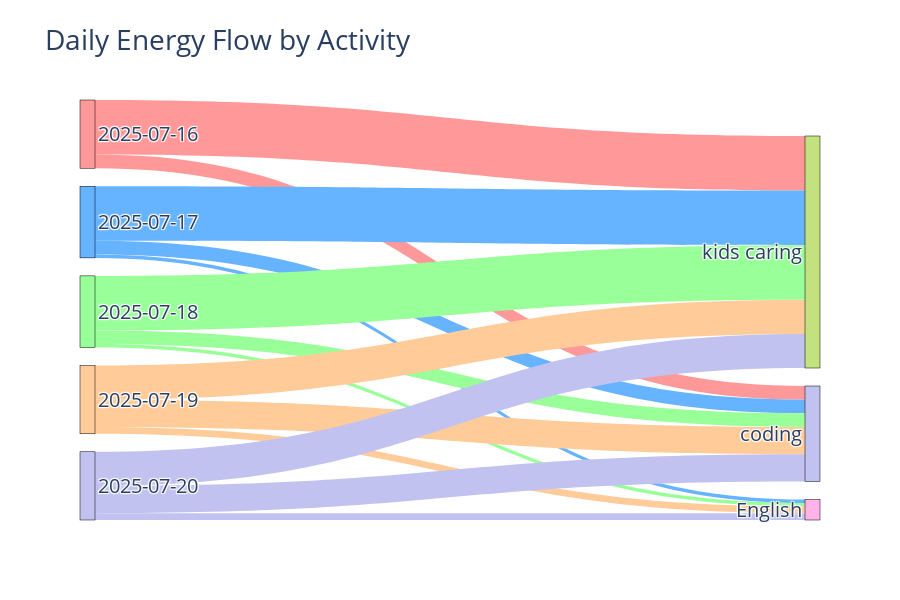

Write notebook code for a chart like this one.
### Code cell
import pandas as pd
import plotly.graph_objects as go
import numpy as np
from datetime import datetime

# Define the color palette you want to use
colors = ['#ff9999', '#66b3ff', '#99ff99', '#ffcc99', '#c2c2f0', '#ffb3e6', '#c4e17f', '#f7b6d2']

# 1. Load and prepare data
try:
    # Load your data
    df = pd.read_csv('my_energy.csv', sep=';', decimal=',')
    
    # Convert 'Date' to datetime format
    df['Date'] = pd.to_datetime(df['Date'])
    
    # Convert 'Hours' to numeric if needed
    df['Hours'] = pd.to_numeric(df['Hours'], errors='coerce')
    
    print("Data loaded successfully!")
    
except Exception as e:
    print(f"Error loading data: {e}")
    # Create sample data if loading fails
    df = pd.DataFrame({
        'Date': pd.date_range(start='2025-07-16', periods=7),
        'Module': ['Coding', 'English', 'Swedish', 'Job Hunting', 'Coding'] * 2,
        'Hours': [4, 2, 1, 3, 5, 3, 2, 1, 4, 2]
    })

# 2. Prepare Sankey data for day-to-activity flow
# Get unique dates and modules
unique_dates = df['Date'].dt.date.unique()
unique_modules = df['Module'].unique()

# Create nodes list: first all dates, then all modules
date_nodes = [str(date) for date in unique_dates]
module_nodes = unique_modules.tolist()
all_nodes = date_nodes + module_nodes

# Create source, target, and values lists
source = []
target = []
values = []

# For each date-module combination, create a flow
for i, date in enumerate(unique_dates):
    date_df = df[df['Date'].dt.date == date]
    
    for module in unique_modules:
        module_hours = date_df[date_df['Module'] == module]['Hours'].sum()
        
        if module_hours > 0:  # Only add if there are hours spent
            source.append(i)  # Index of the date in date_nodes
            target.append(len(date_nodes) + np.where(unique_modules == module)[0][0])  # Index of module in all_nodes
            values.append(module_hours)

# 3. Create node colors using our custom palette
node_colors = []

# Colors for date nodes (use first half of palette)
for i in range(len(date_nodes)):
    node_colors.append(colors[i % len(colors)])

# Colors for module nodes (use second half of palette)
for i in range(len(module_nodes)):
    node_colors.append(colors[(i + len(colors)//2) % len(colors)])

# 4. Create Sankey diagram
fig = go.Figure(data=[go.Sankey(
    node=dict(
        pad=18,
        thickness=15,
        line=dict(color="black", width=0.5),
        label=all_nodes,
        color=node_colors
    ),
    link=dict(
        source=source,
        target=target,
        value=values,
        # Color links based on source (date) color
        color=[node_colors[src] for src in source],
        hovertemplate='%{source.label} → %{target.label}<br>Hours: %{value}'
    )
)])

# Update layout
fig.update_layout(
    title_text="Daily Energy Flow by Activity",
    font_size=20,
    height=600
)

# Show the figure
fig.show()

### Figure 1 — Plotly figure (JSON) as saved in the notebook; plotly's stock layout.template omitted (floating-point values rounded to 4 significant figures)
{"data": [{"link": {"color": ["#ff9999", "#ff9999", "#66b3ff", "#66b3ff", "#66b3ff", "#99ff99", "#99ff99", "#99ff99", "#ffcc99", "#ffcc99", "#ffcc99", "#c2c2f0", "#c2c2f0", "#c2c2f0"], "hovertemplate": "%{source.label} → %{target.label}<br>Hours: %{value}", "source": [0, 0, 1, 1, 1, 2, 2, 2, 3, 3, 3, 4, 4, 4], "target": [5, 7, 5, 6, 7, 5, 6, 7, 5, 6, 7, 5, 6, 7], "value": [2, 8, 2, 0.5, 8, 2, 0.5, 8, 4, 1, 5, 4, 1, 5]}, "node": {"color": ["#ff9999", "#66b3ff", "#99ff99", "#ffcc99", "#c2c2f0", "#c2c2f0", "#ffb3e6", "#c4e17f"], "label": ["2025-07-16", "2025-07-17", "2025-07-18", "2025-07-19", "2025-07-20", "coding", "English", "kids caring"], "line": {"color": "black", "width": 0.5}, "pad": 18, "thickness": 15}, "type": "sankey"}], "layout": {"font": {"size": 20}, "height": 600, "title": {"text": "Daily Energy Flow by Activity"}}}
